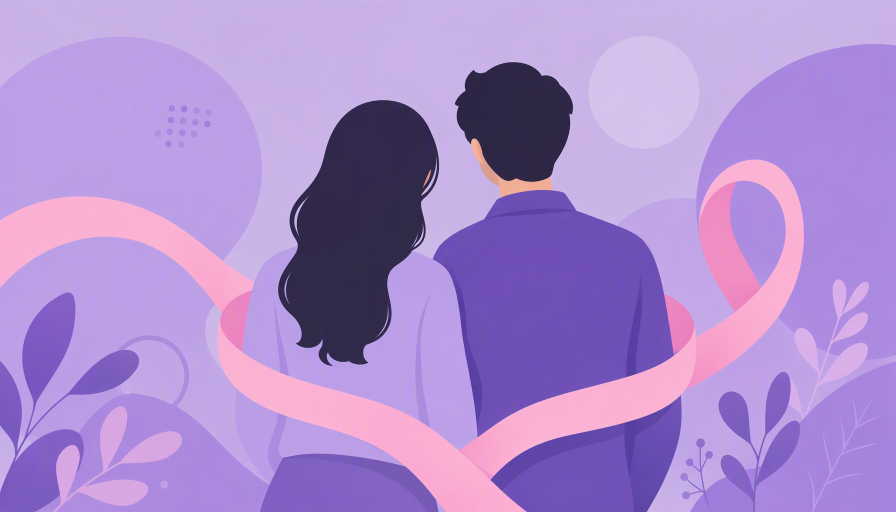
#> input picture assets/images/courses/attachment_styles.png, 1792 x 1024 px (shown at 1/2 size)
$ python crop_exam_art.py ../assets/images/courses/attachment_styles.png
#> lines starting #> are read from the running program, lines starting #| are printed output that depends on the picture
"""برش تصویر کارت‌ها و بنر «آزمون‌های من» از طرح نمونه.

مستطیل‌ها پیکسل‌به‌پیکسل از خودِ عکس اندازه‌گیری شده‌اند. اجرا:

    python tool/crop_exam_art.py <مسیر-عکس-طرح>

خروجی: assets/images/exams/{neo,cattell,mbti,shakle,cattell_wide}.png
"""

import os
import sys

from PIL import Image

# (چپ، بالا، راست، پایین) در مختصات خودِ بوم ۱۴۱۲×۱۱۱۴.
REGIONS = {
    "neo": (600, 400, 1128, 533),
    "cattell": (44, 400, 572, 533),
    "mbti": (44, 719, 572, 853),
    "shakle": (600, 719, 1128, 853),
    "cattell_wide": (856, 156, 1132, 314),
}

OUT_DIR = os.path.join("assets", "images", "exams")


def main() -> int:
    if len(sys.argv) != 2:
        print("usage: python tool/crop_exam_art.py <mock.png>")
        return 2
    os.makedirs(OUT_DIR, exist_ok=True)
    source = Image.open(sys.argv[1]).convert("RGB")
#> source is the input picture: PIL image 1792x1024 RGB; mean R, G, B 172.2, 139.9, 206.7
    for name, box in REGIONS.items():
        target = os.path.join(OUT_DIR, f"{name}.png")
        source.crop(box).save(target)
        print(f"saved {target} {source.crop(box).size}")
#> this loop made 5 passes
#> pass 1, in main, `source.crop(box).save(target)`:
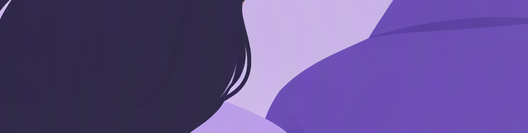
#> saved as neo.png: PIL image 528x133 RGB; mean R, G, B 96.8, 78.1, 140.9
#> pass 2, in main, `source.crop(box).save(target)`:
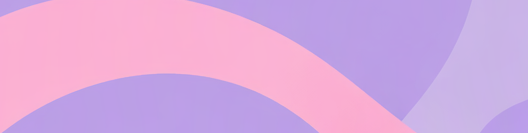
#> saved as cattell.png: PIL image 528x133 RGB; mean R, G, B 216.4, 169.3, 221.8
    return 0


if __name__ == "__main__":
    raise SystemExit(main())
#> (the program exits here)

$ run again, on assets/images/courses/emotion_management.png
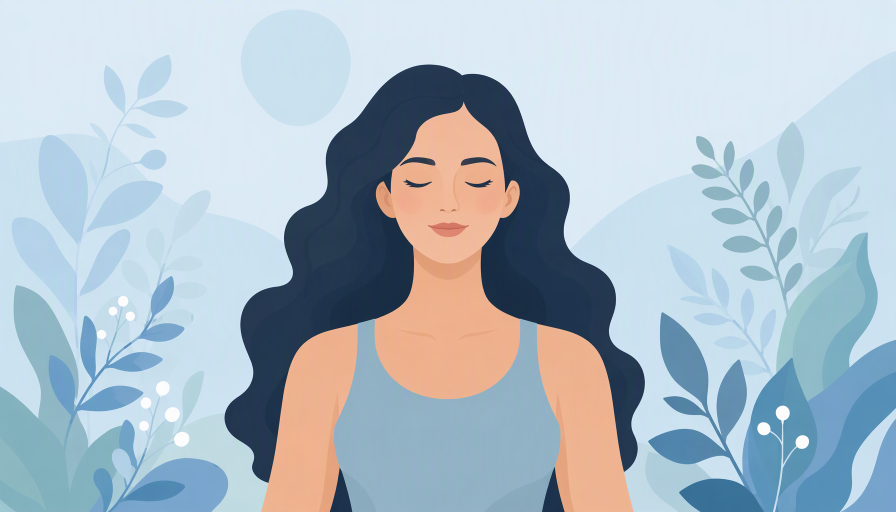
#> input picture assets/images/courses/emotion_management.png, 1792 x 1024 px (shown at 1/2 size)
#> in main, source is the input picture: PIL image 1792x1024 RGB; mean R, G, B 173, 188.7, 200.2
#> the loop in main, `for name, box in REGIONS.items():` made 5 passes
#> pass 1, in main, `source.crop(box).save(target)`:
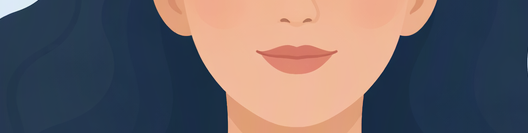
#> saved as neo.png: PIL image 528x133 RGB; mean R, G, B 106.5, 98, 102.1
#> pass 2, in main, `source.crop(box).save(target)`:
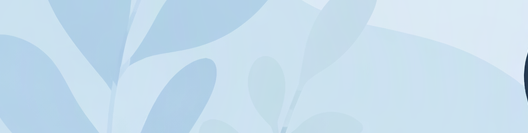
#> saved as cattell.png: PIL image 528x133 RGB; mean R, G, B 197.2, 221.2, 237.4

$ run again, on assets/images/courses/financial_literacy.png
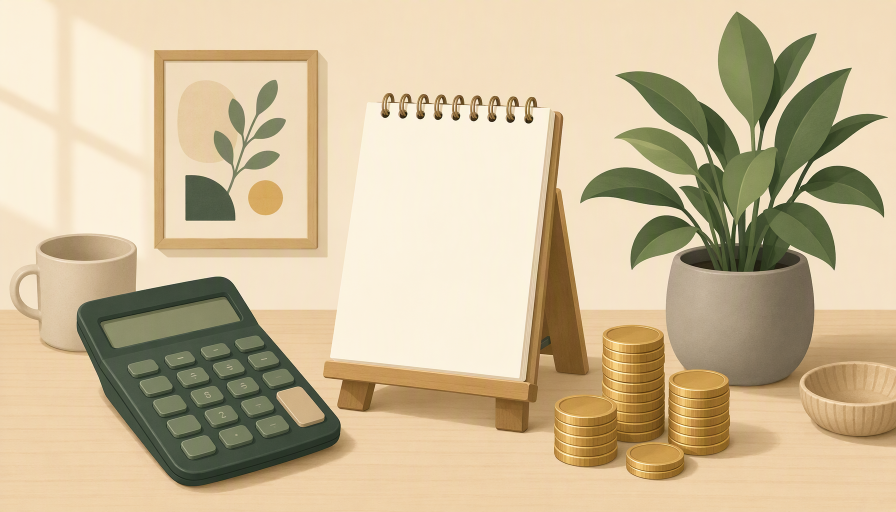
#> input picture assets/images/courses/financial_literacy.png, 1792 x 1024 px (shown at 1/2 size)
#> in main, source is the input picture: PIL image 1792x1024 RGB; mean R, G, B 204.9, 187.3, 153.5
#> the loop in main, `for name, box in REGIONS.items():` made 5 passes
#> pass 1, in main, `source.crop(box).save(target)`:
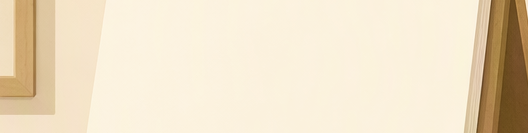
#> saved as neo.png: PIL image 528x133 RGB; mean R, G, B 237.4, 222.9, 197.7
#> pass 2, in main, `source.crop(box).save(target)`:
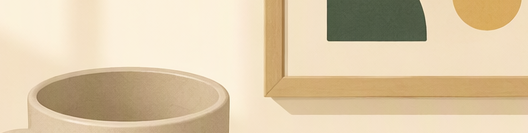
#> saved as cattell.png: PIL image 528x133 RGB; mean R, G, B 220.4, 201.2, 169.4
